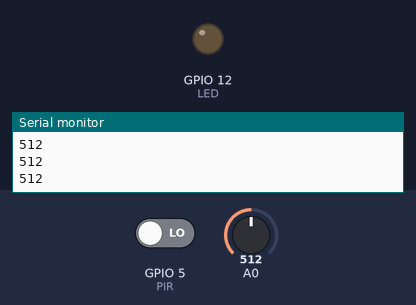
A sketch run on a simulated ESP8266 (NodeMCU). Shown: output pins drawn as LEDs (lit = HIGH), the last lines printed to the serial monitor. The test bench sets the inputs (shaded band); at power-on: GPIO 5 (PIR) LOW, A0 = 512.

Above: at 1.3 s.
1.4 s: GPIO 5 (PIR) driven HIGH
At 1.61 s:
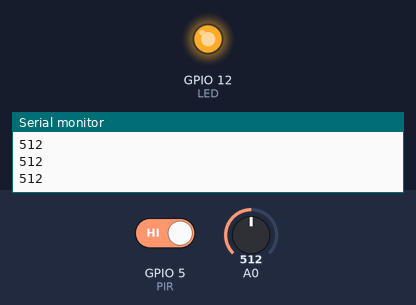
Timing chart, 0 to 4.4 s (numbered marks = the images above; inputs shaded):
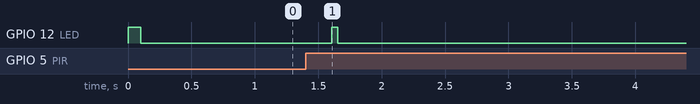

The sketch:

Basic_Test_MLP201154.ino
```cpp
/*
    Title:        MLP20154 Test
    Date:         11th February 2022
    Version:      1
    Description:  Sample code
    Device:       ESP8266
*/

#include <ESP8266WiFi.h>              // needed for EPS8266
#include <WiFiClient.h>               // WiFi client

#define LED 12
#define PIR 5
int PIR_Flag = false;


void setup() {

  Serial.begin(115200); Serial.println(""); Serial.println(""); Serial.println("Up and Clackin!");
  Serial.println(__FILE__);

  // I/O
  pinMode(LED, OUTPUT);
  pinMode(PIR, INPUT);

  // default mode
  digitalWrite(LED, HIGH);
  delay(100);
  digitalWrite(LED, LOW);

} // end of setup


void loop() {

  // read the photo sensor
  // turn off LED first
  digitalWrite(LED, LOW);
  delay(1);
  int sensorValue = analogRead(A0);
  // print the results to the Serial Monitor:
  //  Serial.print("A/D = "); Serial.println(sensorValue);
  Serial.println(sensorValue);

  // test PIR input
  int Test = digitalRead(PIR);
  if (Test == HIGH) {

    if (PIR_Flag == false) {
      PIR_Flag = true;
      digitalWrite(LED, HIGH);
      delay(50);
      digitalWrite(LED, LOW);
    } // end if

  } // end if
  else {
    digitalWrite(LED, LOW);
    PIR_Flag = false;
  } // end else

  //  digitalWrite(LED, HIGH);
  delay(500);

} // end of loop
```

Measured:
- after the input at 1.4 s, GPIO 12 (LED): LOW → HIGH after 0.20 s, → LOW 0.05 s later
